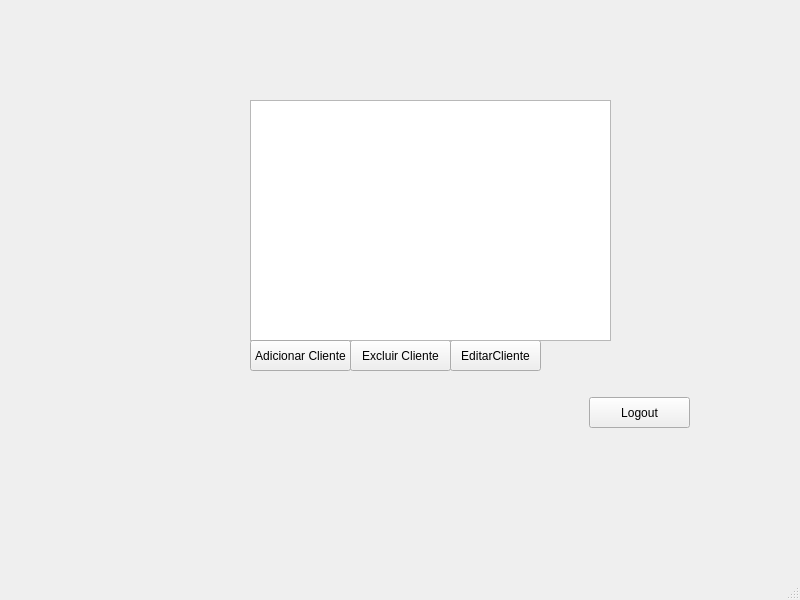
<?xml version="1.0" encoding="UTF-8"?>
<ui version="4.0">
 <class>AdminDashboard</class>
 <widget class="QMainWindow" name="AdminDashboard">
  <property name="geometry">
   <rect>
    <x>0</x>
    <y>0</y>
    <width>800</width>
    <height>600</height>
   </rect>
  </property>
  <property name="windowTitle">
   <string>MainWindow</string>
  </property>
  <widget class="QWidget" name="centralwidget">
   <widget class="QPushButton" name="btnExcluir">
    <property name="geometry">
     <rect>
      <x>350</x>
      <y>340</y>
      <width>101</width>
      <height>31</height>
     </rect>
    </property>
    <property name="text">
     <string>Excluir Cliente</string>
    </property>
   </widget>
   <widget class="QPushButton" name="btnEditarCliente">
    <property name="geometry">
     <rect>
      <x>450</x>
      <y>340</y>
      <width>91</width>
      <height>31</height>
     </rect>
    </property>
    <property name="text">
     <string>EditarCliente</string>
    </property>
   </widget>
   <widget class="QTableWidget" name="tableWidgetClientes">
    <property name="geometry">
     <rect>
      <x>250</x>
      <y>100</y>
      <width>361</width>
      <height>241</height>
     </rect>
    </property>
   </widget>
   <widget class="QPushButton" name="btnLogout">
    <property name="geometry">
     <rect>
      <x>589</x>
      <y>397</y>
      <width>101</width>
      <height>31</height>
     </rect>
    </property>
    <property name="text">
     <string>Logout</string>
    </property>
   </widget>
   <widget class="QPushButton" name="btnAdicionarCliente">
    <property name="geometry">
     <rect>
      <x>250</x>
      <y>340</y>
      <width>101</width>
      <height>31</height>
     </rect>
    </property>
    <property name="text">
     <string>Adicionar Cliente</string>
    </property>
   </widget>
  </widget>
  <widget class="QMenuBar" name="menubar">
   <property name="geometry">
    <rect>
     <x>0</x>
     <y>0</y>
     <width>800</width>
     <height>17</height>
    </rect>
   </property>
  </widget>
  <widget class="QStatusBar" name="statusbar"/>
 </widget>
 <resources/>
 <connections/>
</ui>
